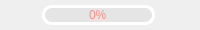
                 <widget class="QFrame" name="Pause_QF_cam">
                  <property name="minimumSize">
                   <size>
                    <width>0</width>
                    <height>30</height>
                   </size>
                  </property>
                  <property name="maximumSize">
                   <size>
                    <width>16777215</width>
                    <height>30</height>
                   </size>
                  </property>
                  <!-- <property name="frameShape">
                   <enum>QFrame::StyledPanel</enum>
                  </property> -->
                  <property name="frameShadow">
                   <enum>QFrame::Raised</enum>
                  </property>
                  <layout class="QHBoxLayout" name="horizontalLayout_20">
                   <property name="spacing">
                    <number>10</number>
                   </property>
                   <property name="leftMargin">
                    <number>0</number>
                   </property>
                   <property name="topMargin">
                    <number>0</number>
                   </property>
                   <property name="rightMargin">
                    <number>3</number>
                   </property>
                   <property name="bottomMargin">
                    <number>0</number>
                   </property>
                   <item>
                    <widget class="QPushButton" name="run_button_cam">
                     <property name="minimumSize">
                      <size>
                       <width>0</width>
                       <height>30</height>
                      </size>
                     </property>
                     <property name="maximumSize">
                      <size>
                       <width>16777215</width>
                       <height>30</height>
                      </size>
                     </property>
                     <property name="cursor">
                      <cursorShape>PointingHandCursor</cursorShape>
                     </property>
                     <property name="mouseTracking">
                      <bool>true</bool>
                     </property>
                     <property name="styleSheet">
                      <string notr="true">QPushButton{
background-repeat: no-repeat;
background-position: center;
border: none;
}
QPushButton:hover{

}</string>
                     </property>
                     <property name="text">
                      <string/>
                     </property>
                     <property name="icon">
                      <iconset resource="resources.qrc">
                       <normaloff>:/all/img/begin.png</normaloff>
                       <normalon>:/all/img/pause.png</normalon>:/all/img/begin.png</iconset>
                     </property>
                     <property name="iconSize">
                      <size>
                       <width>30</width>
                       <height>30</height>
                      </size>
                     </property>
                     <property name="checkable">
                      <bool>true</bool>
                     </property>
                     <property name="checked">
                      <bool>false</bool>
                     </property>
                    </widget>
                   </item>
                   <item>
                    <widget class="QProgressBar" name="progress_bar_cam">
                     <property name="minimumSize">
                      <size>
                       <width>0</width>
                       <height>20</height>
                      </size>
                     </property>
                     <property name="maximumSize">
                      <size>
                       <width>16777215</width>
                       <height>20</height>
                      </size>
                     </property>
                     <property name="styleSheet">
                      <string notr="true">QProgressBar{ 
font: 700 10pt &quot;Segoe UI&quot;;
color: rgb(253, 143, 134); 
text-align:center; 
border:3px solid rgb(255, 255, 255);
border-radius: 10px; 
background-color: rgba(215, 215, 215,100);
} 

QProgressBar:chunk{ 
border-radius:0px; 
background: rgba(119, 111, 252, 200);
border-radius: 7px;
}</string>
                     </property>
                     <property name="maximum">
                      <number>1000</number>
                     </property>
                     <property name="value">
                      <number>0</number>
                     </property>
                    </widget>
                   </item>
                   <item>
                    <widget class="QPushButton" name="stop_button_cam">
                     <property name="minimumSize">
                      <size>
                       <width>0</width>
                       <height>30</height>
                      </size>
                     </property>
                     <property name="maximumSize">
                      <size>
                       <width>16777215</width>
                       <height>30</height>
                      </size>
                     </property>
                     <property name="cursor">
                      <cursorShape>PointingHandCursor</cursorShape>
                     </property>
                     <property name="styleSheet">
                      <string notr="true">QPushButton{
background-image: url(:/all/img/stop.png);
background-repeat: no-repeat;
background-position: center;
border: none;
}

QPushButton:hover{

}</string>
                     </property>
                     <property name="text">
                      <string/>
                     </property>
                    </widget>
                   </item>
                  </layout>
                 </widget>
